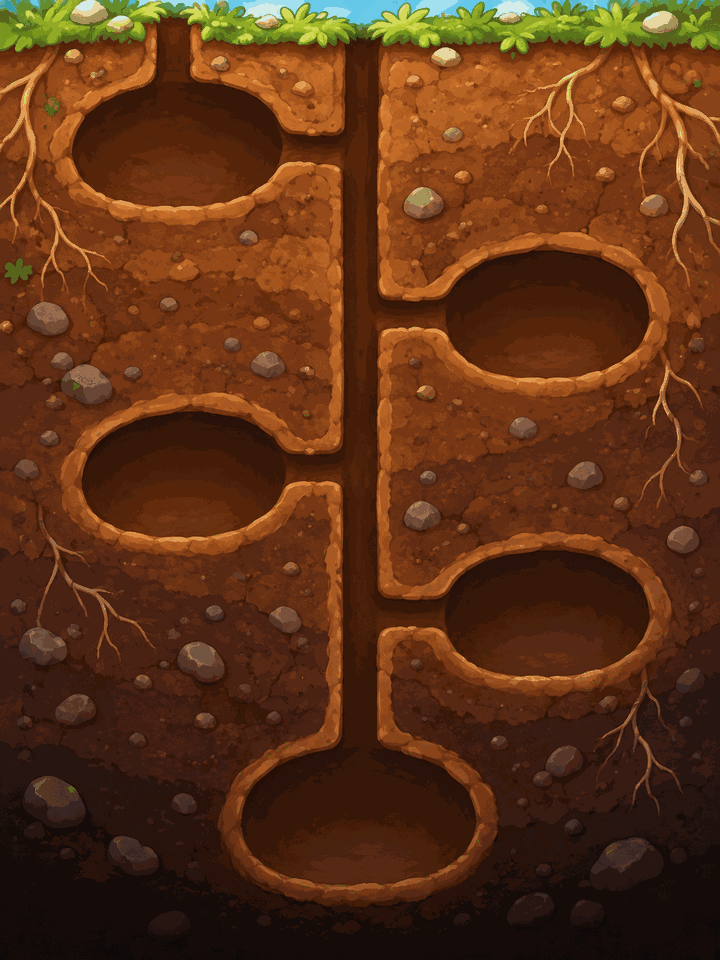
#> input picture assets/nest-bg.png, 720 x 960 px
$ python measure_nest.py
#> lines starting #> are read from the running program, lines starting #| are printed output that depends on the picture; after the words box and inside, x2 and y2 are one past the last pixel; in counts of white or black regions, pixels touching at a corner belong together
# Đo tâm năm hốc buồng trên tranh nền mặt cắt tổ, in ra đúng dạng bảng ROOM_AT
# trong src/nest.js. Chạy lại mỗi khi đổi tranh nền.
#
#   python tools/measure_nest.py "Manythings/<tên tranh>.png"
#
# Cách dò: hốc buồng vừa TỐI vừa MỊN, còn đất thì lấm tấm sỏi nên độ lệch chuẩn
# cục bộ cao — lọc theo màu thôi không tách được, vì đất ở đáy tranh cũng tối
# ngang hốc. Mỗi hốc dò trong một cửa sổ riêng cho khỏi dính vào nhau.
import os
import sys
from collections import deque

import numpy as np
from PIL import Image, ImageFilter

os.chdir(os.path.join(os.path.dirname(__file__), ".."))
src = sys.argv[1] if len(sys.argv) > 1 else "assets/nest-bg.png"

# Cửa sổ dò cho từng buồng, theo tỉ lệ (x0, x1, y0, y1). Chỉ cần bao trọn hốc
# và không chạm hốc bên cạnh; bố cục tranh có sai lệch ít nhiều vẫn chạy được.
WINDOWS = [
    (0.04, 0.46, 0.09, 0.26),
    (0.55, 0.98, 0.25, 0.40),
    (0.04, 0.46, 0.38, 0.58),
    (0.55, 0.98, 0.56, 0.72),
    (0.28, 0.72, 0.755, 0.925),
]
VIEW_W, VIEW_H = 360, 480  # hệ toạ độ trong src/nest.js


def box_mean(x, k):
    p = np.pad(x, k, mode="edge")
    c = np.pad(p.cumsum(0).cumsum(1), ((1, 0), (1, 0)))
    s = 2 * k + 1
    return (c[s:, s:] - c[:-s, s:] - c[s:, :-s] + c[:-s, :-s]) / (s * s)


def largest_blob(mask):
    h, w = mask.shape
    seen = np.zeros(mask.shape, dtype=bool)
    best = None
    for sy in range(0, h, 3):
        for sx in range(0, w, 3):
            if not mask[sy, sx] or seen[sy, sx]:
                continue
            q = deque([(sy, sx)])
            seen[sy, sx] = True
            pts = []
            while q:
                y, x = q.popleft()
                pts.append((y, x))
                for dy, dx in ((1, 0), (-1, 0), (0, 1), (0, -1)):
                    ny, nx = y + dy, x + dx
                    if 0 <= ny < h and 0 <= nx < w and mask[ny, nx] and not seen[ny, nx]:
                        seen[ny, nx] = True
                        q.append((ny, nx))
            ys = [p[0] for p in pts]
            xs = [p[1] for p in pts]
            cand = (len(pts), min(xs), max(xs), min(ys), max(ys))
            if best is None or cand[0] > best[0]:
                best = cand
    return best


image = Image.open(src).convert("RGB")
#> image is the input picture: PIL image 720x960 RGB; mean R, G, B 94.3, 50.8, 22.1
grey = np.asarray(image).astype(float).mean(2)
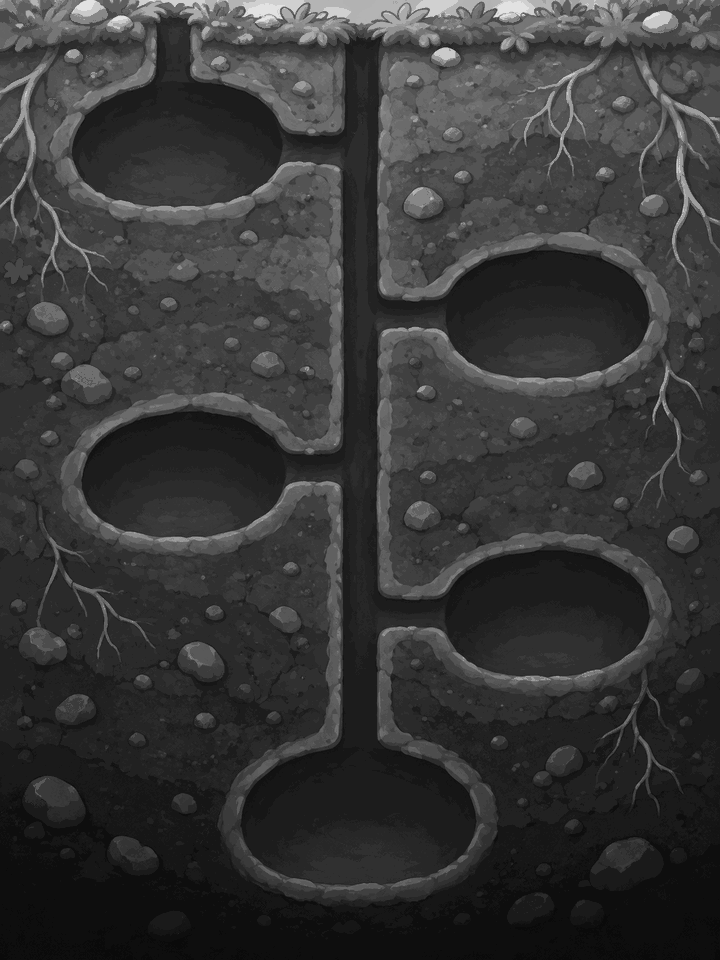
#> grey: shape (960, 720) float64; min 10.67, max 226.3, mean 55.7
H, W = grey.shape
#> H = 960; W = 720
mean = box_mean(grey, 9)
std = np.sqrt(np.maximum(box_mean(grey ** 2, 9) - mean ** 2, 0))
#> call 2 of box_mean, with k = 9
#> in box_mean (call 2), `c = np.pad(p.cumsum(0).cumsum(1), ((1, 0), (1, 0)))`:
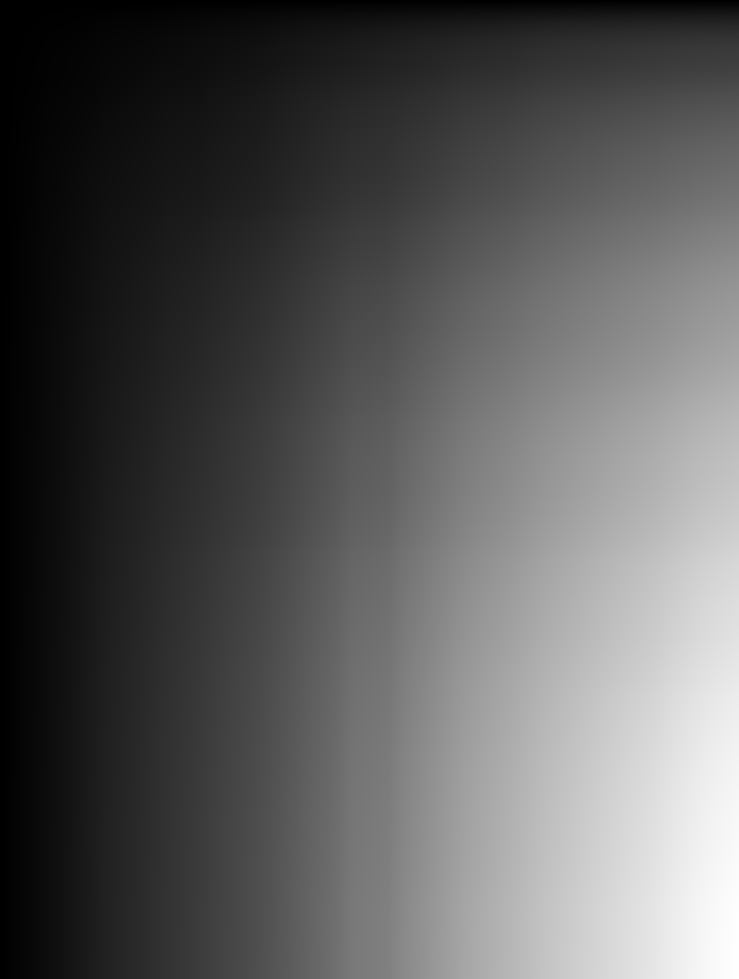
#> c: shape (979, 739) float64; min 0, max 3.11e+09, mean 1.1e+09; drawn with min black and max white
#> in box_mean (call 2), `return (c[s:, s:] - c[:-s, s:] - c[s:, :-s] + c[:-s, :-s]) / (s * s)`:
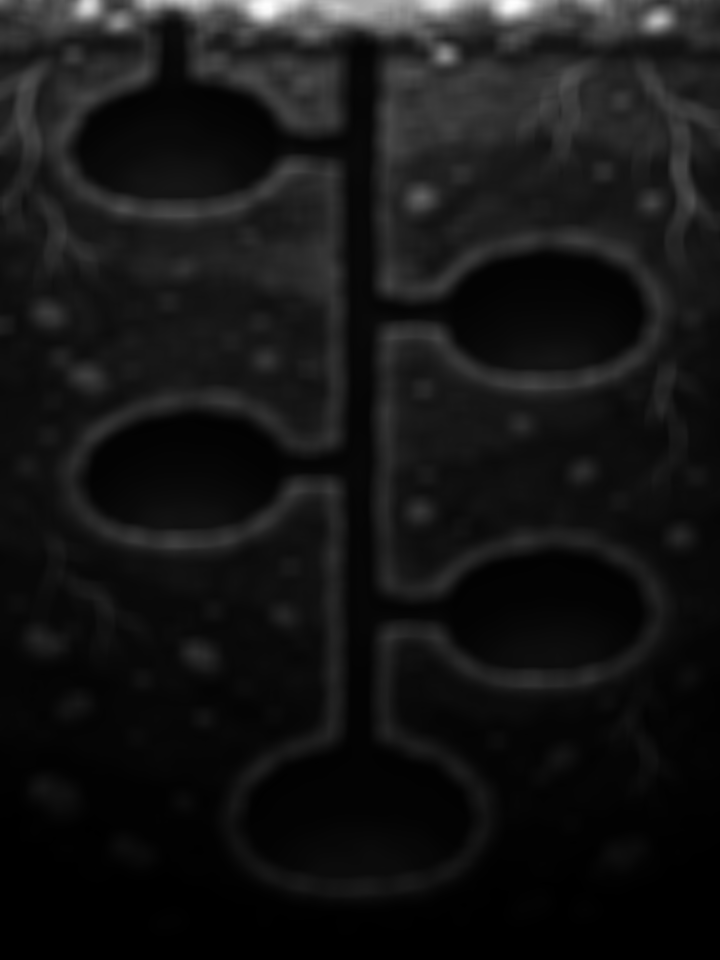
#> returned value: shape (960, 720) float64; min 132.3, max 47607.8, mean 4160; drawn with min black and max white
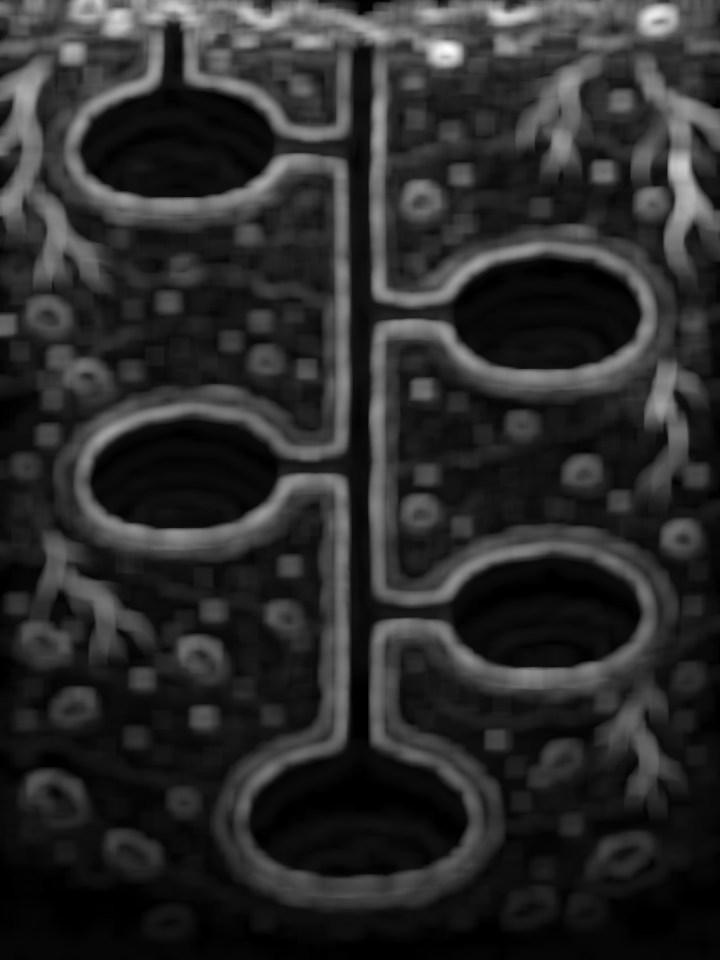
#> std: shape (960, 720) float64; min 0, max 69.78, mean 12; drawn with min black and max white
smooth_dark = (mean < 62) & (std < 5.5)
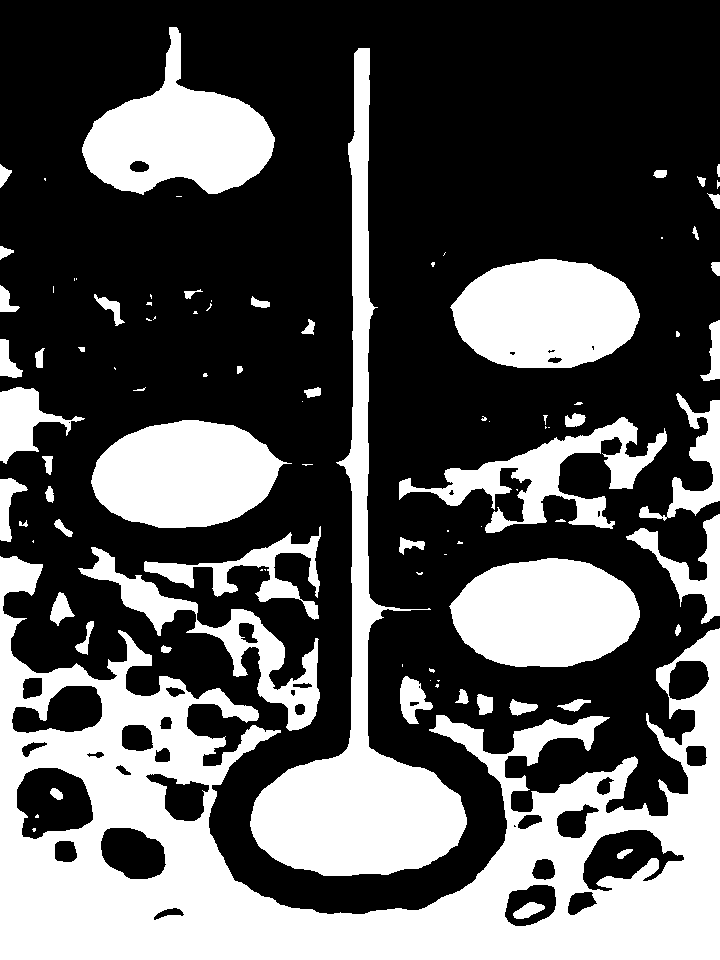
#> smooth_dark: shape (960, 720) bool; 35% white; 95 white regions (41 under 20 px), largest, box (x1, y1, x2, y2) and area: (0, 556, 720, 960) 107695, (250, 48, 467, 876) 33070, (449, 558, 640, 667) 16114
smooth_dark = np.asarray(
    Image.fromarray((smooth_dark * 255).astype(np.uint8))
    .filter(ImageFilter.MinFilter(9))
    .filter(ImageFilter.MaxFilter(9))
) > 127
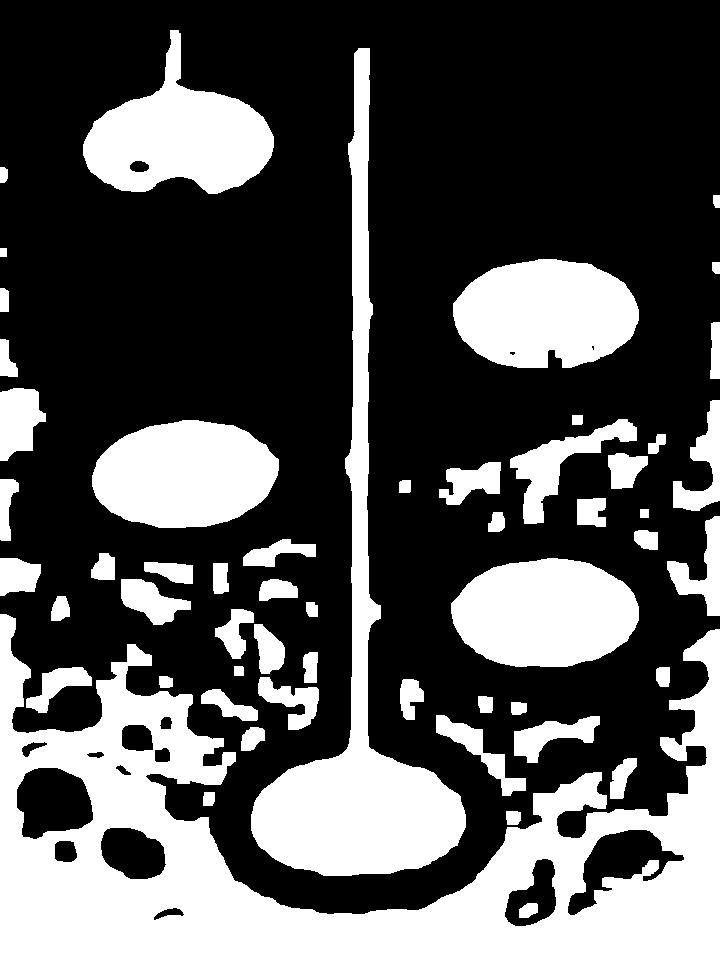
#> smooth_dark: shape (960, 720) bool; 33.3% white; 55 white regions, largest, box (x1, y1, x2, y2) and area: (0, 614, 720, 960) 96155, (251, 48, 466, 876) 32887, (451, 558, 639, 667) 16101

print(f"{src}  {W}x{H}  (ti le {W / H:.3f}, can 0.750)")
#| assets/nest-bg.png  720x960  (ti le 0.750, can 0.750)
print("const ROOM_AT = [")
for fx0, fx1, fy0, fy1 in WINDOWS:
    x0, x1, y0, y1 = int(W * fx0), int(W * fx1), int(H * fy0), int(H * fy1)
    blob = largest_blob(smooth_dark[y0:y1, x0:x1])
    if not blob:
        sys.exit("khong tim thay hoc buong trong mot cua so — kiem lai WINDOWS")
    _, bx0, bx1, by0, by1 = blob
    cx = (x0 + (bx0 + bx1) / 2) / W * VIEW_W
    cy = (y0 + (by0 + by1) / 2) / H * VIEW_H
    print(f"  [{round(cx)}, {round(cy)}],"
          f"  // hoc rong {(bx1 - bx0) / W * VIEW_W:.0f}, cao {(by1 - by0) / H * VIEW_H:.0f}")
#> this loop made 5 passes
#> (blob, bx0, bx1, by0, by1, cx, cy) on passes 1 to 5: ((15192, 55, 245, 0, 107), 55, 245, 0, 107, 89, 69.75), ((15842, 57, 242, 19, 127), 57, 242, 19, 127, 272.8, 156.5), ((15677, 64, 250, 56, 163), 64, 250, 56, 163, 92.5, 236.8), ((16101, 55, 242, 21, 129), 55, 242, 21, 129, 272.2, 306), ((21292, 50, 264, 0, 151), 50, 264, 0, 151, 179, 399.8)
#|   [89, 70],  // hoc rong 95, cao 54
#|   [273, 156],  // hoc rong 92, cao 54
#|   [92, 237],  // hoc rong 93, cao 54
#|   [272, 306],  // hoc rong 94, cao 54
#|   [179, 400],  // hoc rong 107, cao 76
print("];")
